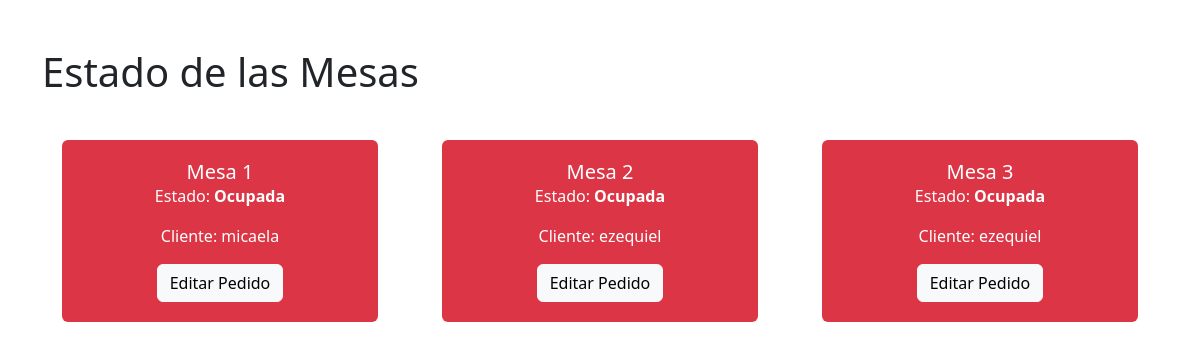
The page /mesas/ on the database as committed earlier.
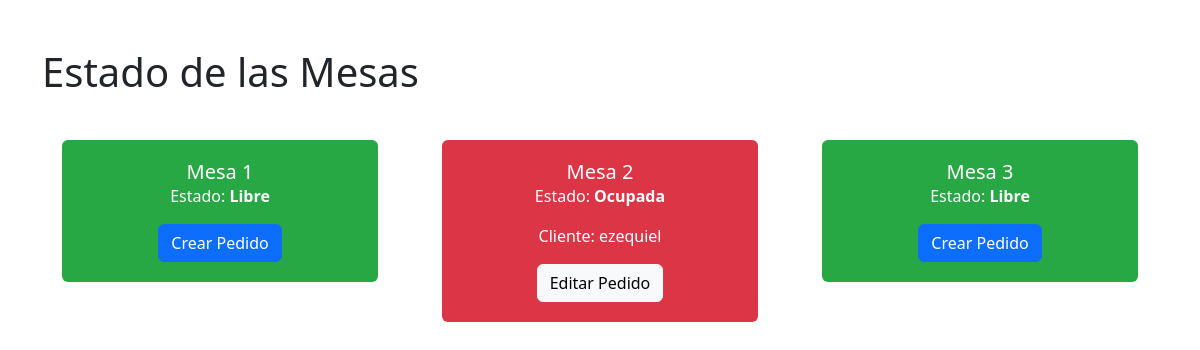
The same page on the database as committed later.
### Parrilla/models.py (models this page shows, shortened)
class Mesa(models.Model):
    numero = models.IntegerField(unique=True)
    ESTADOS = [
        ('libre', 'Libre'),
        ('ocupada', 'Ocupada'),
        ('reservada', 'Reservada')
    ]
    estado = models.CharField(max_length=10, choices=ESTADOS, default='libre')

class Pedido(models.Model):
    mesa = models.ForeignKey('Mesa', on_delete=models.CASCADE, blank=True, null=True)
    nombre = models.CharField(max_length=100, blank=True, null=True)
    fecha = models.DateTimeField(auto_now_add=True)
    total = models.DecimalField(max_digits=10, decimal_places=2, default=0)
    pagado = models.BooleanField(default=False)
    para_llevar = models.BooleanField(default=False)

### Parrilla/views.py (the view)
# urls.py: path('mesas/', views.vista_mesas, name='vista_mesas'),
def vista_mesas(request):
    mesas = Mesa.objects.all()
    return render(request, 'Parrilla/mesas.html', {'mesas': mesas})

### Parrilla/templates/Parrilla/mesas.html (shortened to what this page needs)
<!DOCTYPE html>
<html lang="es">
<head>
    <link href="https://cdn.jsdelivr.net/npm/bootstrap@5.3.0-alpha1/dist/css/bootstrap.min.css" rel="stylesheet">
</head>
<body>
    <div class="container mt-5">
        <h1 class="mb-4">Estado de las Mesas</h1>
        <div class="row">
            {% for mesa in mesas %}
    <div class="col-md-4">
        <div class="mesa {{ mesa.estado }} rounded mb-3">
            <h5 class="card-title">Mesa {{ mesa.numero }}</h5>
            <p class="card-text">Estado: <strong>{{ mesa.get_estado_display }}</strong></p>
            {% if mesa.estado == 'ocupada' %}
                <p>Cliente: {{ mesa.pedido_set.last.nombre }}</p>
                <a href="{% url 'editar_pedido' mesa.pedido_set.last.id %}" class="btn btn-light">Editar Pedido</a>
            {% elif mesa.estado == 'reservada' %}
                <a href="{% url 'editar_pedido' mesa.pedido_set.last.id %}" class="btn btn-light">Ver Pedido</a>
            {% else %}
                <a href="{% url 'crear_pedido' %}" class="btn btn-primary">Crear Pedido</a>
            {% endif %}
        </div>
    </div>
{% endfor %}
        </div>
    </div>
</body>
</html>

Rows that differ between the two databases and show on the page:
changed Mesa (number 1 of 3 on the later page): estado "Ocupada" → "Libre"; pedido_set.last.nombre "micaela" → (not shown); estado "Cliente: Editar Pedido" → "Crear Pedido"
changed Mesa (number 3 of 3 on the later page): estado "Ocupada" → "Libre"; pedido_set.last.nombre "ezequiel" → (not shown); estado "Cliente: Editar Pedido" → "Crear Pedido"
